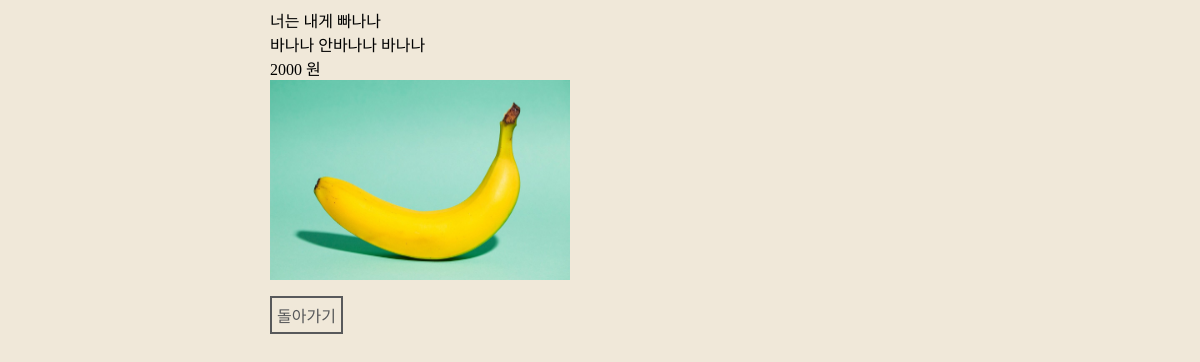
The app's page /foods/menu/2/ with its own data.
### foods/models.py (models this page shows, shortened)
class Menu(models.Model):
  name = models.CharField(max_length=50)
  description = models.CharField(max_length=100)
  price = models.IntegerField()
  img_path = models.CharField(max_length=255)

### foods/views.py (the view)
# urls.py: path('menu/<int:pk>/', views.food_detail)
def food_detail(request, pk):
  context = dict()
  menu = Menu.objects.get(id=pk)
  context["menu"] = menu
  return render(request, 'foods/detail.html', context=context)

### foods/templates/foods/detail.html (shortened to what this page needs)
{% load static %}
<!DOCTYPE html>
<html>
<head>
  <link rel="stylesheet" href={% static 'foods/css/styles_detail.css'%}>
</head>
<body>
  <div class="food-detail">
    <div>{{menu.name}}</div>
    <div>{{menu.description}}</div>
    <div>{{menu.price}} 원</div>
    <img src={% get_static_prefix %}{{menu.img_path}}/>
    <a href="/foods/menu/">돌아가기</a>
</body>
</html>

### foods/static/foods/css/styles_detail.css (style rules this page uses)
* { box-sizing: border-box; font-family: Jua; }
body { background-color : #f0e8d9; }
.food-detail { width:660px; margin-left: auto; margin-right: auto; }
.food-detail img { display: block; margin-bottom: 16px; width: 300px; height: 200px; }
.food-detail a { color: #58595b; font-size: 16px; text-decoration: none; border: #58595b 2px solid; padding: 5px; display: inline-block; }

### records on screen
Menu: name "너는 내게 빠나나", description "바나나 안바나나 바나나", price "2000", img_path (picture)
